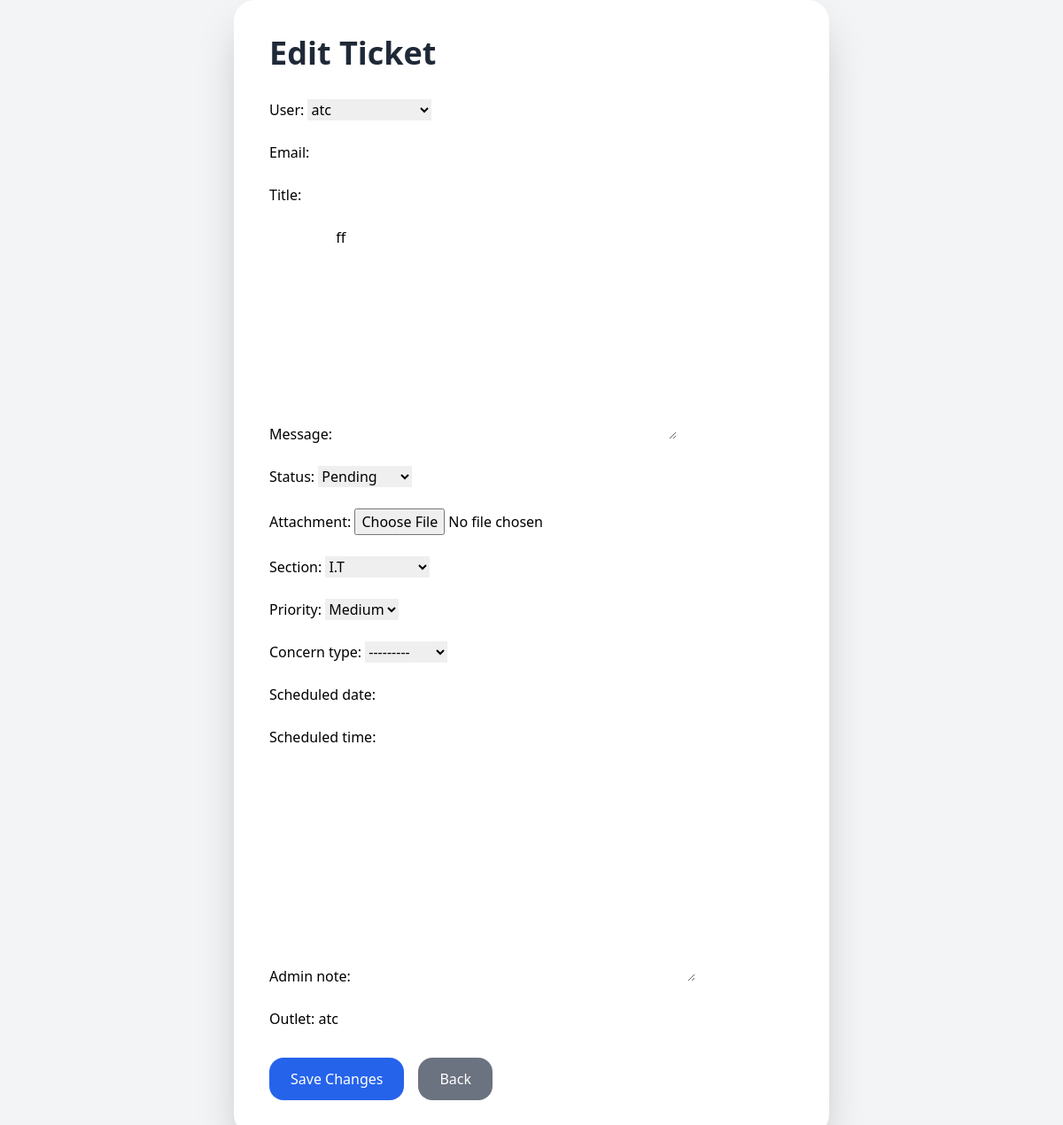
Screenshot of /edit/176/ with the database file from the repository.
### tickets/models.py (models this page shows, shortened)
class Ticket(models.Model):
    status_choices = [
    ('pending', 'Pending'),
    ('progress', 'In Progress'),
    ('resolved', 'Resolved'),
    ]
    PRIORITY_CHOICES = [
    ('Low', 'Low'),
    ('Medium', 'Medium'),
    ('High', 'High'),
    ]
    user = models.ForeignKey(User, on_delete=models.CASCADE)
    email = models.EmailField()
    title = models.CharField(max_length=100)
    message = models.TextField()
    status = models.CharField(max_length=20,choices=status_choices, default='pending')
    attachment = models.FileField(upload_to='tickets/', null=True, blank=True)
    created_at = models.DateTimeField(auto_now_add=True)
    section = models.ForeignKey(Section, on_delete=models.CASCADE, related_name="tickets", null=True, blank=True)
    priority = models.CharField(max_length=20, choices=PRIORITY_CHOICES, default='Medium')
    concern_type = models.ForeignKey(ConcernType, on_delete=models.SET_NULL, null=True, blank=True)
    scheduled_date = models.DateField(null=True, blank=True)
    scheduled_time = models.TimeField(null=True, blank=True)
    admin_note = models.TextField(blank=True, null=True)
    outlet = models.CharField(max_length=50)

### tickets/views.py (the view)
# urls.py: path('edit/<int:id>/', views.edit_ticket, name='edit_ticket'),
def edit_ticket(request, id):
    ticket = get_object_or_404(Ticket, id=id)
    if request.method == "POST":
        form = TicketForm(request.POST, request.FILES, instance=ticket)
        if form.is_valid():
            form.save()
            return redirect('admin_dashboard')
    else:
        form = TicketForm(instance=ticket)
    return render(request, 'edit_ticket.html', {'form': form, 'ticket': ticket})

### tickets/form.py
class TicketForm(forms.ModelForm):
    class Meta:
        model = Ticket
        fields = '__all__'

### tickets/models.py (called while the page is built)
    def __str__(self):
        return self.name

    def __str__(self):
        return self.name

### tickets/templates/edit_ticket.html (shortened to what this page needs)
<!DOCTYPE html>
<html>
<head>
    <script src="https://cdn.tailwindcss.com"></script>
</head>
<body class="bg-gray-100 min-h-screen flex items-center justify-center">
    <div class="bg-white p-10 rounded-3xl shadow-2xl w-full max-w-2xl">
        <h1 class="text-4xl font-bold mb-8 text-gray-800">
            Edit Ticket
        </h1>
        <form method="POST" enctype="multipart/form-data">
            <div class="space-y-6">
                {{ form.as_p }}
            </div>
            <div class="mt-8 flex gap-4">
                <button
                    type="submit"
                    class="bg-blue-600 hover:bg-blue-700 text-white px-6 py-3 rounded-2xl transition"
                >
                    Save Changes
                </button>
                <a
                    href="{% url 'admin_dashboard' %}"
                    class="bg-gray-500 hover:bg-gray-600 text-white px-6 py-3 rounded-2xl transition"
                >
                    Back
                </a>
            </div>
        </form>
    </div>
</body>
</html>

### rows the page displays
Ticket: user "atc", message "ff", status "Pending", section "I.T", priority "Medium", concern_type "---------", outlet "atc"
